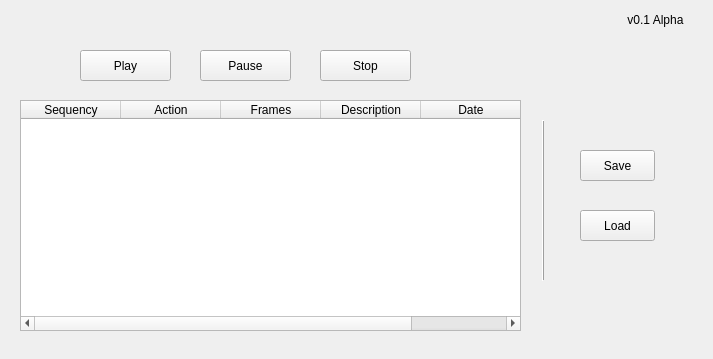
<?xml version="1.0" encoding="UTF-8"?>
<ui version="4.0">
 <class>MainWindow</class>
 <widget class="QMainWindow" name="MainWindow">
  <property name="geometry">
   <rect>
    <x>0</x>
    <y>0</y>
    <width>713</width>
    <height>359</height>
   </rect>
  </property>
  <property name="windowTitle">
   <string>Raissa</string>
  </property>
  <widget class="QWidget" name="centralwidget">
   <widget class="QTableWidget" name="tableWidget">
    <property name="geometry">
     <rect>
      <x>20</x>
      <y>100</y>
      <width>501</width>
      <height>231</height>
     </rect>
    </property>
    <property name="frameShape">
     <enum>QFrame::StyledPanel</enum>
    </property>
    <property name="frameShadow">
     <enum>QFrame::Plain</enum>
    </property>
    <property name="lineWidth">
     <number>12</number>
    </property>
    <property name="showGrid">
     <bool>true</bool>
    </property>
    <property name="gridStyle">
     <enum>Qt::SolidLine</enum>
    </property>
    <property name="sortingEnabled">
     <bool>false</bool>
    </property>
    <property name="columnCount">
     <number>5</number>
    </property>
    <attribute name="horizontalHeaderVisible">
     <bool>true</bool>
    </attribute>
    <attribute name="horizontalHeaderCascadingSectionResizes">
     <bool>false</bool>
    </attribute>
    <column>
     <property name="text">
      <string>Sequency</string>
     </property>
    </column>
    <column>
     <property name="text">
      <string>Action</string>
     </property>
    </column>
    <column>
     <property name="text">
      <string>Frames</string>
     </property>
    </column>
    <column>
     <property name="text">
      <string>Description</string>
     </property>
    </column>
    <column>
     <property name="text">
      <string>Date</string>
     </property>
    </column>
   </widget>
   <widget class="QPushButton" name="playButton">
    <property name="geometry">
     <rect>
      <x>80</x>
      <y>50</y>
      <width>91</width>
      <height>31</height>
     </rect>
    </property>
    <property name="autoFillBackground">
     <bool>false</bool>
    </property>
    <property name="text">
     <string>Play</string>
    </property>
    <property name="checkable">
     <bool>false</bool>
    </property>
    <property name="autoDefault">
     <bool>false</bool>
    </property>
    <property name="default">
     <bool>false</bool>
    </property>
    <property name="flat">
     <bool>false</bool>
    </property>
   </widget>
   <widget class="QPushButton" name="pauseButton">
    <property name="geometry">
     <rect>
      <x>200</x>
      <y>50</y>
      <width>91</width>
      <height>31</height>
     </rect>
    </property>
    <property name="text">
     <string>Pause</string>
    </property>
   </widget>
   <widget class="QPushButton" name="stopButton">
    <property name="geometry">
     <rect>
      <x>320</x>
      <y>50</y>
      <width>91</width>
      <height>31</height>
     </rect>
    </property>
    <property name="text">
     <string>Stop</string>
    </property>
   </widget>
   <widget class="Line" name="separator">
    <property name="geometry">
     <rect>
      <x>533</x>
      <y>120</y>
      <width>20</width>
      <height>161</height>
     </rect>
    </property>
    <property name="font">
     <font>
      <weight>50</weight>
      <bold>false</bold>
     </font>
    </property>
    <property name="frameShadow">
     <enum>QFrame::Raised</enum>
    </property>
    <property name="orientation">
     <enum>Qt::Vertical</enum>
    </property>
   </widget>
   <widget class="QPushButton" name="pushButton">
    <property name="geometry">
     <rect>
      <x>580</x>
      <y>150</y>
      <width>75</width>
      <height>31</height>
     </rect>
    </property>
    <property name="text">
     <string>Save</string>
    </property>
   </widget>
   <widget class="QPushButton" name="pushButton_2">
    <property name="geometry">
     <rect>
      <x>580</x>
      <y>210</y>
      <width>75</width>
      <height>31</height>
     </rect>
    </property>
    <property name="text">
     <string>Load</string>
    </property>
   </widget>
   <widget class="QLabel" name="versionLabel">
    <property name="geometry">
     <rect>
      <x>610</x>
      <y>10</y>
      <width>91</width>
      <height>20</height>
     </rect>
    </property>
    <property name="font">
     <font>
      <weight>50</weight>
      <italic>false</italic>
      <bold>false</bold>
      <underline>false</underline>
     </font>
    </property>
    <property name="text">
     <string>v0.1 Alpha</string>
    </property>
    <property name="alignment">
     <set>Qt::AlignCenter</set>
    </property>
   </widget>
  </widget>
 </widget>
 <resources/>
 <connections/>
</ui>
